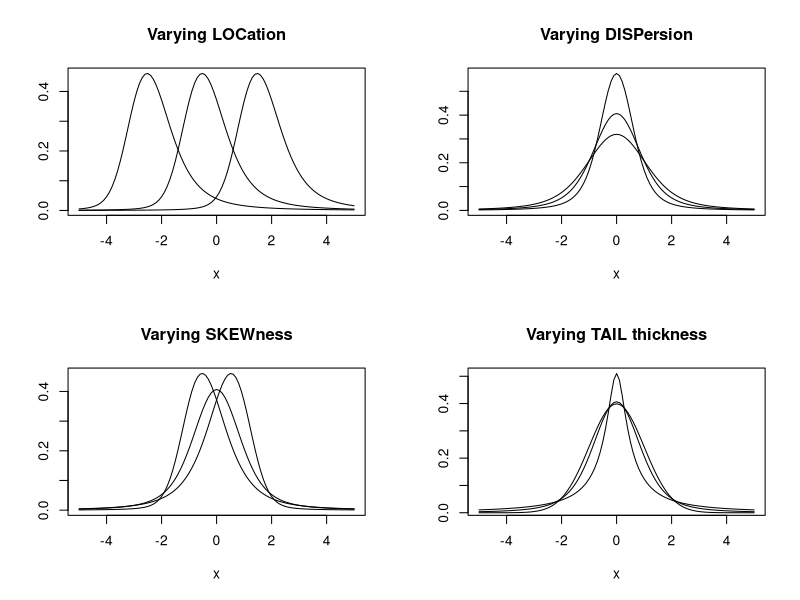

Here is the R script that generated this plot:
library(stable)


### Name: stable
### Title: Stable Distribution
### Aliases: dstable pstable qstable hstable rstable
### Keywords: distribution

### ** Examples

par(mfrow=c(2,2))
x <- seq(-5,5,by=0.1)

# Influence of loc (location)
plot(x,dstable(x,loc=-2,disp=1/sqrt(2),skew=-0.8,tail=1.5),
  type="l",ylab="",main="Varying LOCation")
lines(x,dstable(x,loc=0,disp=1/sqrt(2),skew=-0.8,tail=1.5))
lines(x,dstable(x,loc=2,disp=1/sqrt(2),skew=-0.8,tail=1.5))

# Influence of disp (dispersion)
plot(x,dstable(x,loc=0,disp=0.5,skew=0,tail=1.5),
  type="l",ylab="",main="Varying DISPersion")
lines(x,dstable(x,loc=0,disp=1/sqrt(2),skew=0,tail=1.5))
lines(x,dstable(x,loc=0,disp=0.9,skew=0,tail=1.5))

# Influence of skew (skewness)
plot(x,dstable(x,loc=0,disp=1/sqrt(2),skew=-0.8,tail=1.5),
  type="l",ylab="",main="Varying SKEWness")
lines(x,dstable(x,loc=0,disp=1/sqrt(2),skew=0,tail=1.5))
lines(x,dstable(x,loc=0,disp=1/sqrt(2),skew=0.8,tail=1.5))

# Influence of tail (tail)
plot(x,dstable(x,loc=0,disp=1/sqrt(2),skew=0,tail=0.8),
  type="l",ylab="",main="Varying TAIL thickness")
lines(x,dstable(x,loc=0,disp=1/sqrt(2),skew=0,tail=1.5))
lines(x,dstable(x,loc=0,disp=1/sqrt(2),skew=0,tail=2))
